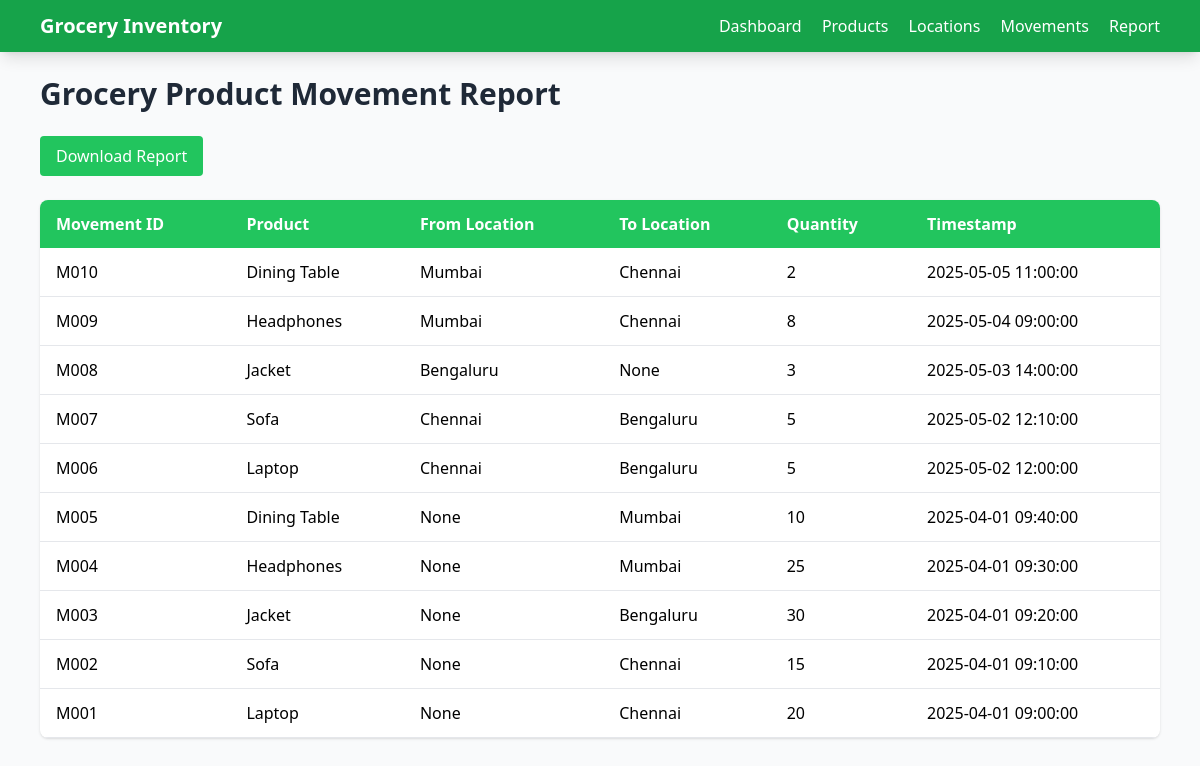
Screenshot of /report with the database file from the repository.
### tables this page shows
CREATE TABLE movements (
    movement_id TEXT PRIMARY KEY,
    product_id TEXT NOT NULL,
    from_location TEXT,
    to_location TEXT,
    qty INTEGER NOT NULL CHECK (qty > 0),
    timestamp TEXT NOT NULL,
    FOREIGN KEY (product_id) REFERENCES products (product_id),
    FOREIGN KEY (from_location) REFERENCES locations (location_id),
    FOREIGN KEY (to_location) REFERENCES locations (location_id),
    CHECK (from_location != to_location),
    CHECK (from_location IS NOT NULL OR to_location IS NOT NULL)
);

CREATE TABLE products (
    product_id TEXT PRIMARY KEY,
    name TEXT NOT NULL,
    type TEXT,
    description TEXT,
    condition TEXT,
    price REAL NOT NULL CHECK (price > 0 AND price <= 1000)
);

CREATE TABLE locations (
    location_id TEXT PRIMARY KEY,
    city TEXT
);

### app.py (the view)
@app.route('/report')
def product_movement_report():
    conn = get_db()
    movements = conn.execute('''
        SELECT m.*, p.name as product_name,
               l1.city as from_location_name,
               l2.city as to_location_name
        FROM movements m
        JOIN products p ON m.product_id = p.product_id
        LEFT JOIN locations l1 ON m.from_location = l1.location_id
        LEFT JOIN locations l2 ON m.to_location = l2.location_id
        ORDER BY m.timestamp DESC
    ''').fetchall()
    conn.close()
    return render_template('product_movement_report.html', movements=movements)

### app.py (called while the page is built)
def get_db():
    conn = sqlite3.connect(DATABASE)
    conn.row_factory = sqlite3.Row
    return conn

### Templates/product_movement_report.html (shortened to what this page needs)
<!DOCTYPE html>
<html lang="en">
<head>
    <script src="https://cdn.tailwindcss.com"></script>
</head>
<body class="bg-gray-50 min-h-screen">
    <nav class="bg-green-600 text-white shadow-lg sticky top-0 z-10">
        <div class="max-w-6xl mx-auto px-4 py-3 flex justify-between items-center">
            <h1 class="text-xl font-bold">Grocery Inventory</h1>
            <div class="space-x-4">
                <a href="{{ url_for('home') }}" class="hover:underline">Dashboard</a>
                <a href="{{ url_for('view_products') }}" class="hover:underline">Products</a>
                <a href="{{ url_for('view_locations') }}" class="hover:underline">Locations</a>
                <a href="{{ url_for('view_movements') }}" class="hover:underline">Movements</a>
                <a href="{{ url_for('product_movement_report') }}" class="hover:underline">Report</a>
            </div>
        </div>
    </nav>
    <div class="max-w-6xl mx-auto px-4 py-6">
        <h1 class="text-3xl font-bold text-gray-800 mb-6">Grocery Product Movement Report</h1>
        <div class="flex space-x-4 mb-6">
            <a href="{{ url_for('download_product_movement_report') }}" class="bg-green-500 text-white py-2 px-4 rounded hover:bg-green-600">Download Report</a>
        </div>
        {% if movements %}
            <div class="overflow-x-auto bg-white rounded-lg shadow">
                <table class="min-w-full">
                    <thead>
                        <tr class="bg-green-500 text-white">
                            <th class="py-3 px-4 text-left">Movement ID</th>
                            <th class="py-3 px-4 text-left">Product</th>
                            <th class="py-3 px-4 text-left">From Location</th>
                            <th class="py-3 px-4 text-left">To Location</th>
                            <th class="py-3 px-4 text-left">Quantity</th>
                            <th class="py-3 px-4 text-left">Timestamp</th>
                        </tr>
                    </thead>
                    <tbody>
                        {% for movement in movements %}
                            <tr class="border-b hover:bg-gray-50">
                                <td class="py-3 px-4">{{ movement.movement_id }}</td>
                                <td class="py-3 px-4">{{ movement.product_name }}</td>
                                <td class="py-3 px-4">{{ movement.from_location_name or 'None' }}</td>
                                <td class="py-3 px-4">{{ movement.to_location_name or 'None' }}</td>
                                <td class="py-3 px-4">{{ movement.qty }}</td>
                                <td class="py-3 px-4">{{ movement.timestamp }}</td>
                            </tr>
                        {% endfor %}
                    </tbody>
                </table>
            </div>
        {% else %}
            <p class="text-gray-600 italic">No grocery product movements found.</p>
        {% endif %}
    </div>
</body>
</html>

### rows the page displays
movements: movement_id "M010", product_name "Dining Table", city "Mumbai", city "Chennai", qty "2", timestamp "2025-05-05 11:00:00"
movements: movement_id "M009", product_name "Headphones", city "Mumbai", city "Chennai", qty "8", timestamp "2025-05-04 09:00:00"
movements: movement_id "M008", product_name "Jacket", city "Bengaluru", to_location_name "None", qty "3", timestamp "2025-05-03 14:00:00"
movements: movement_id "M007", product_name "Sofa", city "Chennai", city "Bengaluru", qty "5", timestamp "2025-05-02 12:10:00"
movements: movement_id "M006", product_name "Laptop", city "Chennai", city "Bengaluru", qty "5", timestamp "2025-05-02 12:00:00"
movements: movement_id "M005", product_name "Dining Table", from_location_name "None", city "Mumbai", qty "10", timestamp "2025-04-01 09:40:00"
movements: movement_id "M004", product_name "Headphones", from_location_name "None", city "Mumbai", qty "25", timestamp "2025-04-01 09:30:00"
movements: movement_id "M003", product_name "Jacket", from_location_name "None", city "Bengaluru", qty "30", timestamp "2025-04-01 09:20:00"
movements: movement_id "M002", product_name "Sofa", from_location_name "None", city "Chennai", qty "15", timestamp "2025-04-01 09:10:00"
movements: movement_id "M001", product_name "Laptop", from_location_name "None", city "Chennai", qty "20", timestamp "2025-04-01 09:00:00"
